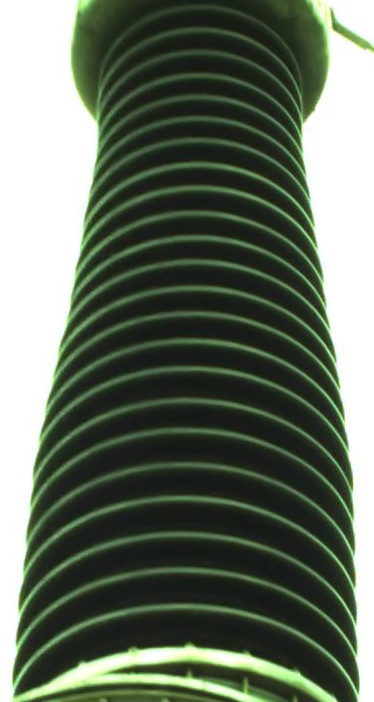
#> input picture images/original/001.jpg, 374 x 702 px; its folder holds only this picture in this run
$ python -i pre_process.py   (imports and definitions only)
#> lines starting #> are read from the running program, lines starting #| are printed output that depends on the picture; after the words box and inside, x2 and y2 are one past the last pixel; in counts of white or black regions, pixels touching at a corner belong together
import os
import cv2
import numpy as np

def parseInput(opt):
    """
    description:解析输入的图片路径，给出路径中可用的图像数据
    param:
        source:输入的图像目录
    return:
        一个字典，key为原始图像的路径，value是一个包含了过度曝光后图像的列表
    example:
        return {"original/001.png":["test/001/right_top.png", "test/001/all_mid.png"]}
    """
    source = opt.source
    original_img_dir = os.path.join(source, "original")
    test_img_dir = os.path.join(source, "test")
    result = {}

    # 获取original目录中的图像
    all_original_imgs = os.listdir(original_img_dir)
    for img in all_original_imgs:
        if not img.endswith(("jpg", "png")):
            all_original_imgs.remove(img)

    # 获取test目录中的图像,并将其添加到result中
    all_test_dirs = os.listdir(test_img_dir)
    for img in all_original_imgs:
        img_prefix_name = img.split('.')[0]

        # 如果test目录中有对应的图像的目录
        if img_prefix_name in all_test_dirs:
            test_img_path = os.path.join(test_img_dir, img_prefix_name)
            key = os.path.join(original_img_dir, img)
            result[key] = []

            value = os.listdir(os.path.join(test_img_dir, img_prefix_name))
            for v in value:
                result[key].append(os.path.join(test_img_path, v))

    return result

def preProcess(img):
    """
    description:对图像进行预处理操作
    return:
        二值化以后的图像，绝缘子串为白色区域，背景为黑色
    """
    # 二值化
    img_gray = cv2.cvtColor(img, cv2.COLOR_RGB2GRAY)
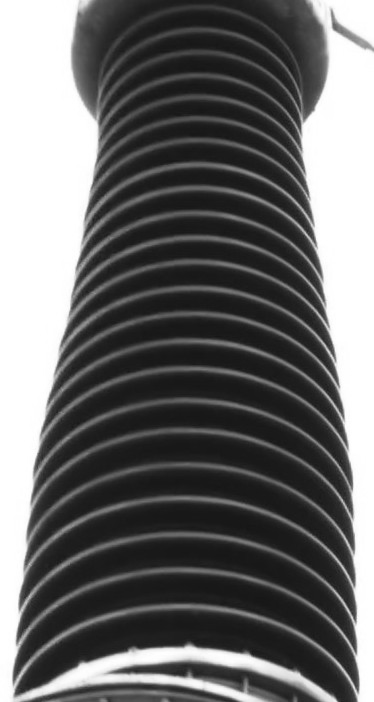
#> img_gray: shape (702, 374); min 21, max 255, mean 106.9
    img_gray = cv2.add(img_gray, -30)    # 降低原图的亮度，以消除光照干扰(这一步很重要)
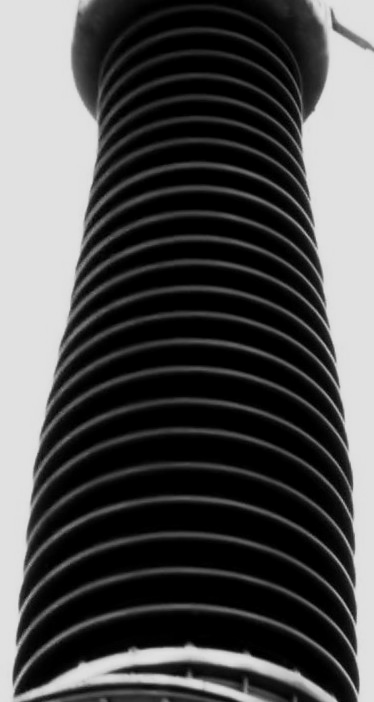
#> img_gray: shape (702, 374); min 0, max 225, mean 77.7
    thresh, img_binary = cv2.threshold(img_gray, 0, 255, cv2.THRESH_OTSU | cv2.THRESH_BINARY_INV)
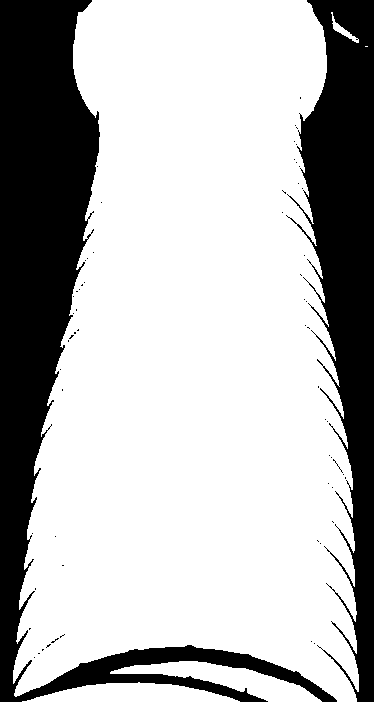
#> img_binary: shape (702, 374); 71.2% white; 64 black regions (62 under 20 px), largest, box (x1, y1, x2, y2) and area: (0, 0, 337, 702) 46257, (286, 0, 374, 702) 29214
#> thresh = 119
    #thresh, img_binary = cv2.threshold(img_gray, 220, 255, cv2.THRESH_BINARY_INV)

    # 形态学操作
    kernel = np.ones((5, 5), np.uint8)
    img_binary = cv2.dilate(img_binary, kernel, iterations=2)
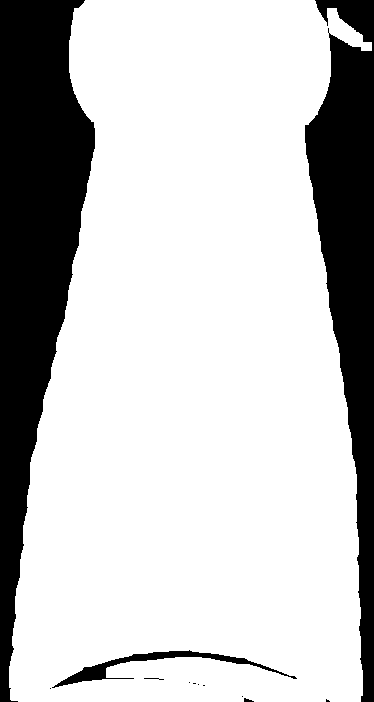
#> img_binary: shape (702, 374); 76.4% white; 12 black regions (7 under 20 px), largest, box (x1, y1, x2, y2) and area: (0, 0, 95, 702) 36198, (305, 0, 374, 702) 24068, (52, 650, 297, 688) 1541, (244, 698, 254, 702) 25, (144, 678, 164, 680) 20
    img_binary = cv2.erode(img_binary, kernel, iterations=2)
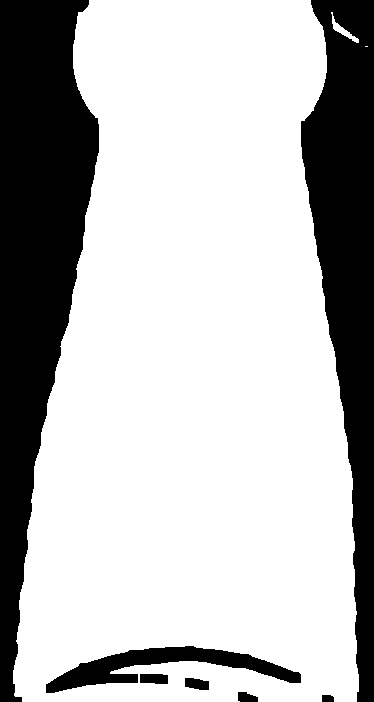
#> img_binary: shape (702, 374); 72.3% white; 7 black regions

    # 寻找最大连通区域,将面积较小的连通区域的部分清零，保留面积最大的两块区域
    contours, hiterarchy = cv2.findContours(img_binary, cv2.RETR_EXTERNAL, cv2.CHAIN_APPROX_NONE)
#> contours = 3 contours, 1 with area under 20; largest, box (x1, y1, x2, y2) and area: (13, 0, 359, 702) 193513, (331, 12, 359, 43) 152; hiterarchy = [[1, -1, -1, -1], [2, 0, -1, -1], [-1, 1, -1, -1]]
    area = []
    for i in range(len(contours)):
        area.append(cv2.contourArea(contours[i]))
#> this loop made 3 passes
#> after the loop, area = [0, 151.5, 193513]
    if len(area) == 0:
        return img_binary

    max_idx = list(np.argsort(area))
#> max_idx = [0, 1, 2]
    max_idx.reverse()
    for i in range(1, len(max_idx)):
        if i > 1 or area[max_idx[i]] < 0.2 * area[max_idx[0]]:
            cv2.fillPoly(img_binary, [contours[max_idx[i]]], 0)
#> this loop made 2 passes
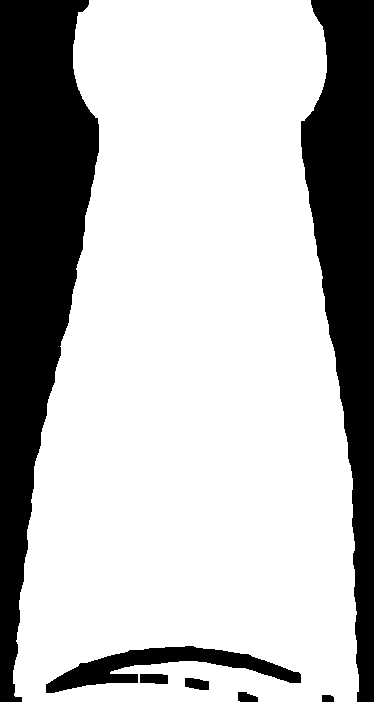
#> img_binary: shape (702, 374); 72.3% white; 7 black regions, largest, box (x1, y1, x2, y2) and area: (0, 0, 99, 702) 39618, (301, 0, 374, 702) 28174, (46, 646, 301, 693) 4294

    """max_idx = -1 if len(area) == 0 else np.argmax(area)
    for i in range(len(contours)):
        if i != max_idx:
            cv2.fillPoly(img_binary, [contours[i]], 0)
            pass
    """

    return img_binary

>>> import cv2
>>> picture = cv2.cvtColor(cv2.imread('images/original/001.jpg'), cv2.COLOR_BGR2RGB)
>>> result = preProcess(picture)

$ run again, on images/original/002.jpg
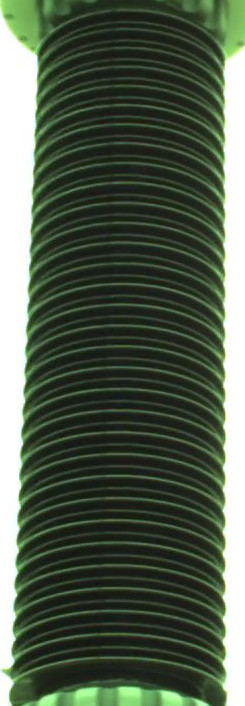
#> input picture images/original/002.jpg, 245 x 706 px
#> in preProcess, `thresh, img_binary = cv2.threshold(img_gray, 0, 255, cv2.THRESH_OTSU |..`:
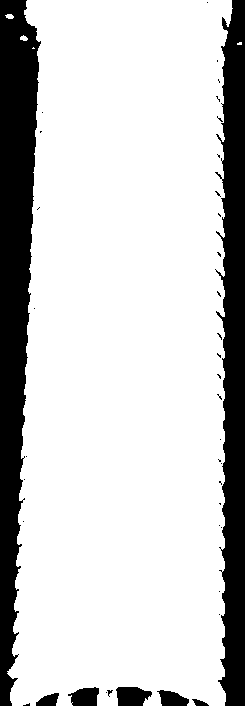
#> img_binary: shape (706, 245); 79.8% white; 40 black regions (33 under 20 px), largest, box (x1, y1, x2, y2) and area: (0, 0, 41, 706) 18156, (215, 0, 245, 706) 14922, (116, 687, 152, 706) 545
#> thresh = 116
#> in preProcess, `img_binary = cv2.erode(img_binary, kernel, iterations=2)`:
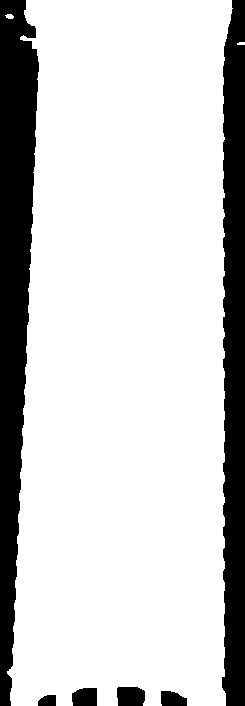
#> img_binary: shape (706, 245); 80.4% white; 6 black regions
#> contours = 3 contours, 1 with area under 20; largest, box (x1, y1, x2, y2) and area: (7, 0, 233, 706) 138109, (5, 14, 14, 19) 24; hiterarchy = [[1, -1, -1, -1], [2, 0, -1, -1], [-1, 1, -1, -1]]
#> the loop in preProcess, `for i in range(len(contours)):` made 3 passes
#> after the loop in preProcess, `for i in range(len(contours)):`: area = [12.5, 24, 138109]
#> max_idx = [0, 1, 2]
#> the loop in preProcess, `for i in range(1, len(max_idx)):` made 2 passes
